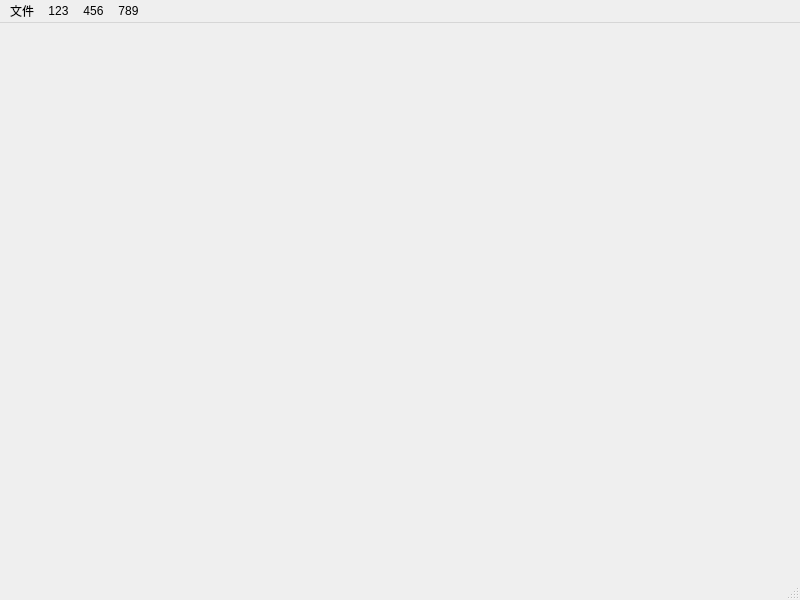
<?xml version="1.0" encoding="UTF-8"?>
<ui version="4.0">
 <class>Odyssey</class>
 <widget class="QMainWindow" name="Odyssey">
  <property name="geometry">
   <rect>
    <x>0</x>
    <y>0</y>
    <width>800</width>
    <height>600</height>
   </rect>
  </property>
  <property name="minimumSize">
   <size>
    <width>800</width>
    <height>600</height>
   </size>
  </property>
  <property name="windowTitle">
   <string>Odyssey</string>
  </property>
  <widget class="QWidget" name="centralWidget">
   <widget class="QWidget" name="horizontalLayoutWidget">
    <property name="geometry">
     <rect>
      <x>0</x>
      <y>0</y>
      <width>800</width>
      <height>559</height>
     </rect>
    </property>
    <layout class="QHBoxLayout" name="horizontalLayout">
     <property name="spacing">
      <number>0</number>
     </property>
    </layout>
   </widget>
  </widget>
  <widget class="QMenuBar" name="menubar">
   <property name="geometry">
    <rect>
     <x>0</x>
     <y>0</y>
     <width>800</width>
     <height>21</height>
    </rect>
   </property>
   <widget class="QMenu" name="menu">
    <property name="title">
     <string>文件</string>
    </property>
    <addaction name="actionImport"/>
   </widget>
   <widget class="QMenu" name="menu123">
    <property name="title">
     <string>123</string>
    </property>
    <addaction name="action123"/>
    <addaction name="action123_2"/>
    <addaction name="action123_3"/>
    <addaction name="action123_4"/>
   </widget>
   <widget class="QMenu" name="menu456">
    <property name="title">
     <string>456</string>
    </property>
   </widget>
   <widget class="QMenu" name="menu789">
    <property name="title">
     <string>789</string>
    </property>
   </widget>
   <addaction name="menu"/>
   <addaction name="menu123"/>
   <addaction name="menu456"/>
   <addaction name="menu789"/>
  </widget>
  <widget class="QStatusBar" name="statusbar"/>
  <action name="actionImport">
   <property name="text">
    <string>导入</string>
   </property>
  </action>
  <action name="action123">
   <property name="text">
    <string>123</string>
   </property>
  </action>
  <action name="action123_2">
   <property name="text">
    <string>123</string>
   </property>
  </action>
  <action name="action123_3">
   <property name="text">
    <string>123</string>
   </property>
  </action>
  <action name="action123_4">
   <property name="text">
    <string>123</string>
   </property>
  </action>
 </widget>
 <resources/>
 <connections/>
</ui>
